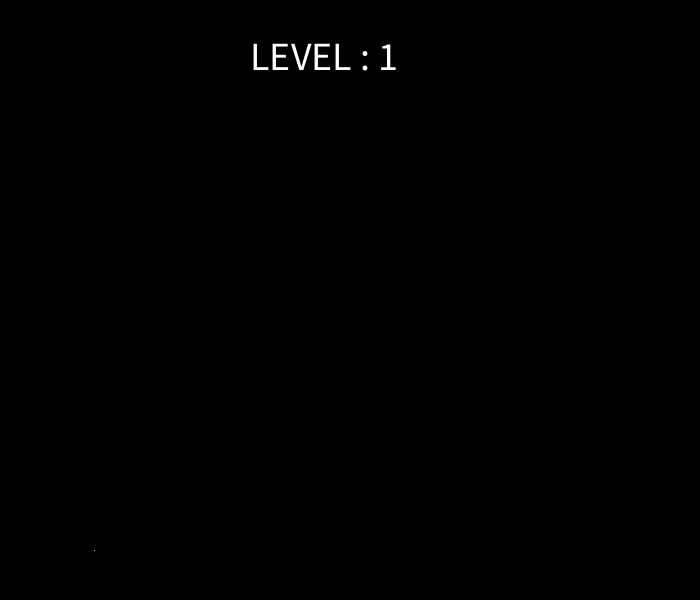
Frame 1 (no input)
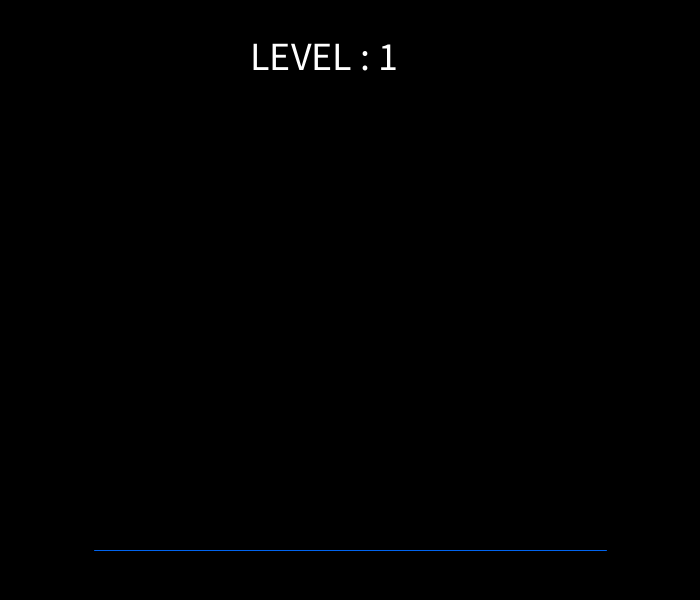
Frame 60 (the mouse pressed at the canvas centre just before this capture)
Frame 120 (the mouse held since frame 60 and released just before this capture): identical to frame 60, image omitted

The Processing sketch that drew these frames (run headless with seeded random() and noise(); from frame 60 on, the mouse is pressed at the canvas centre):

// Processing sketch: Fractal_Sierpinski_Triangle
// ── Fractal_Sierpinski_Triangle.pde

class Line {
  double sx, sy;
  double ex, ey;
  Line(double x1, double y1, double x2, double y2) {
    sx = x1;
    sy = y1;
    ex = x2;
    ey = y2;
  }
}
ArrayList<Line> prev = new ArrayList<Line>();
ArrayList<Line> seg = new ArrayList<Line>();
int len = 512;
int level = 1;
boolean in = false;
color st = color(0, 0, 0);
int drawtime = 1000;
int start;

void breakSegments(){
  if (len==1) {
    println("Length = 1");
    return;
  }
  len/=2;
  level++;

  ArrayList<Line> res = new ArrayList<Line>();
  for (int i=0; i<seg.size(); i++) {
    Line l = seg.get(i);
    double angle = Math.atan2(-(l.ey-l.sy), l.ex-l.sx);
    double angle60 = angle + Math.toRadians(60);
    double anglem60 = angle - Math.toRadians(60);

    if (in) {
      in=!in;
      double x = l.sx, y = l.sy;
      double dx = Math.cos(anglem60)*len, dy = Math.sin(anglem60)*len;
      res.add( new Line( x, y, x+dx, y-dy) );
      x+=dx;
      y-=dy;
      dx = Math.cos(angle)*len;
      dy = Math.sin(angle)*len;
      res.add( new Line( x, y, x+dx, y-dy) );
      x+=dx;
      y-=dy;
      res.add( new Line( x, y, l.ex, l.ey) );
    } else {
      in=!in;
      double x = l.sx, y = l.sy;
      double dx = Math.cos(angle60)*len, dy = Math.sin(angle60)*len;
      res.add( new Line( x, y, x+dx, y-dy) );
      x+=dx;
      y-=dy;
      dx = Math.cos(angle)*len;
      dy = Math.sin(angle)*len;
      res.add( new Line( x, y, x+dx, y-dy) );
      x+=dx;
      y-=dy;
      res.add( new Line( x, y, l.ex, l.ey) );
    }
  }
  prev = seg;
  seg = res;
  start = millis();
}
  
  

void setup() {
  size(700, 600);
  background(0);
  strokeWeight(1);
  fill(255);
  seg.add(new Line((width-len)/2, height-50, (width-len)/2+len, height-50));
  start = millis();
}

void draw() {
  
  double p = (double)(millis()-start)/(drawtime*level);
  if(p>=1){
    prev = seg;
  }
  background(0);
  textSize(40);
  text("LEVEL : "+level, 250,70);
  stroke(0, 100, 240);
  int i;
  for (i=0; len>0 && i<prev.size(); i++) {
    Line l = prev.get(i);
    line(Math.round(l.sx), Math.round(l.sy), Math.round(l.ex), Math.round(l.ey));
  }
  
  if(p<1){
  stroke(255);
  for (i=0; i<seg.size(); i++) {
    if ((double)(i+1)/seg.size() > p)
      break;
    Line l = seg.get(i);
    line(Math.round(l.sx), Math.round(l.sy), Math.round(l.ex), Math.round(l.ey));
  }
  if (i<seg.size()) {
    Line l = seg.get(i);
    double tp =  p*seg.size() - i;
    double tl = tp*len;
    double angle = Math.atan2(-(l.ey-l.sy), l.ex-l.sx);
    line(Math.round(l.sx), Math.round(l.sy), Math.round(l.sx + Math.cos(angle)*tl), Math.round(l.sy - Math.sin(angle)*tl));
  }
  }
}

void mouseClicked() {
  breakSegments();
}
